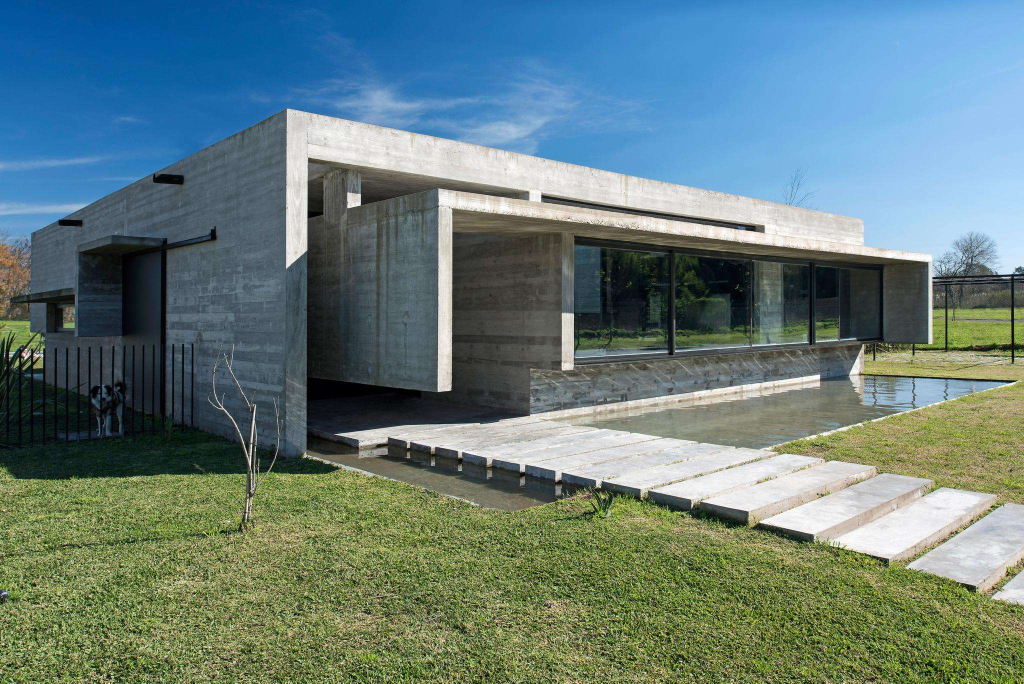
#> input picture 图像处理/样例.jpeg, 2048 x 1367 px, found by its file name (shown at 1/2 size)
$ python '1.图像缩放操作.py'
#> lines starting #> are read from the running program, lines starting #| are printed output that depends on the picture
from PIL import Image


# 打开一个jpeg图像文件，注意路径要改成你自己的:
im = Image.open('./图像处理/样例.jpeg')
#> im is the input picture: PIL image 2048x1367 RGB; mean R, G, B 101.6, 125, 123.6
# 获得图像尺寸:
w, h = im.size
#> w = 2048; h = 1367
# 缩放到50%:
im.thumbnail((w//2, h//2))
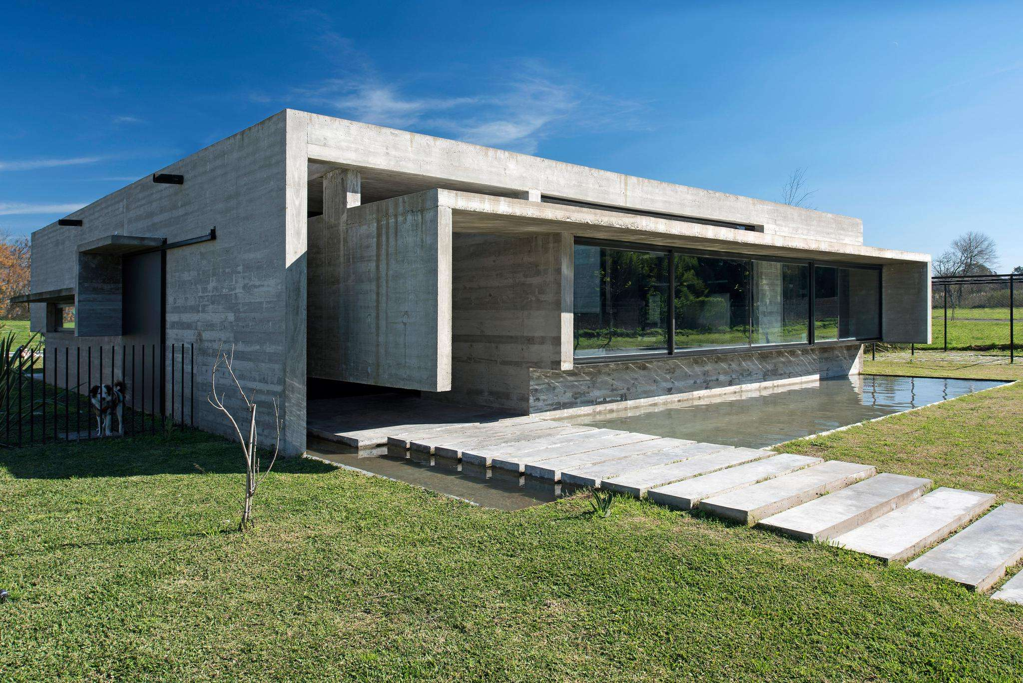
#> im: PIL image 1023x683 RGB; mean R, G, B 101.7, 125, 123.7
# 把缩放后的图像用jpeg格式保存！:
im.save('./图像处理/PIL缩放结果.jpeg', 'jpeg')
